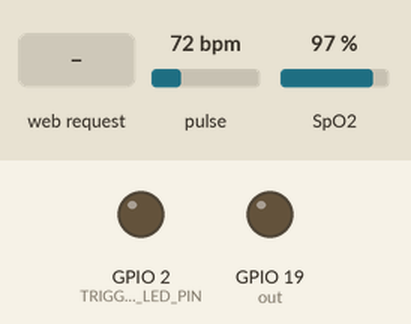
The sketch below on a simulated ESP32. On the bench: output pins drawn as LEDs (lit = HIGH). The inputs (shaded band) are chosen by the test bench; at power-on: pulse 72 bpm, SpO2 97 %. WiFi joins after 1.5 s; servers stay silent unless stated; what the sketch prints to the serial monitor is not drawn.

Above: at 2.7 s.
2.8 s: HTTP request GET /trigger received
At 3.4 s:
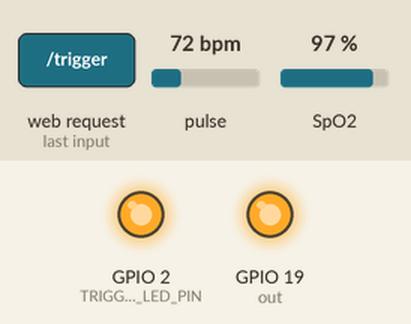
Timing chart, 0 to 7.3 s (numbered marks = the images above; inputs shaded):
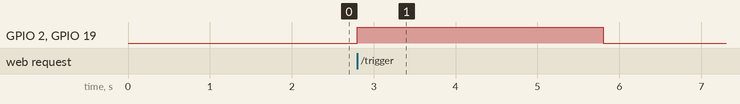

Measured:
- after the input at 2.8 s, GPIO 2 (TRIGGER_LED_PIN), GPIO 19 (out): LOW → HIGH at once, → LOW 3.0 s later

The sketch:

RCP2507005.ino.ino
```cpp
#include <WiFi.h>
#include <WebServer.h>
#include <Wire.h>
#include "MAX30100_PulseOximeter.h"

#define REPORTING_PERIOD_MS 1000
#define TRIGGER_LED_PIN 2  // Onboard LED (adjust if needed)
#define out 19  // Onboard LED (adjust if needed)

PulseOximeter pox;
uint32_t tsLastReport = 0;
WebServer server(80);

const char* ssid = "abcde";
const char* password = "123456789";

// Trigger state
bool triggered = false;
unsigned long triggerTime = 0;

// === HTML with Trigger Notification ===
String getHTML(float bpm, float spo2, bool triggered) {
  String alert = triggered ? "<p style='color:red;font-size:2em;'>⚠️ Triggered!</p>" : "";

  String html = R"====(
<!DOCTYPE html>
<html>
<head>
  <meta name='viewport' content='width=device-width, initial-scale=1'>
  <title>MAX30100 Monitor</title>
  <style>
    body {
      font-family: Arial, sans-serif;
      text-align: center;
      background-color: #f8f8f8;
    }
    h2 {
      background-color: #4CAF50;
      color: white;
      padding: 20px;
      font-size: 2.5em;
    }
    .box {
      margin: 40px auto;
      padding: 30px;
      border-radius: 12px;
      background: white;
      box-shadow: 0 4px 12px rgba(0, 0, 0, 0.1);
      max-width: 90%;
    }
    h3 {
      font-size: 2.5em;
      margin: 20px 0;
    }
    span {
      font-weight: bold;
      font-size: 2.5em;
      color: #333;
    }
    .alert {
      margin-top: 20px;
    }
  </style>
  <script>
    setInterval(() => {
      fetch('/data')
        .then(r => r.json())
        .then(d => {
          document.getElementById('bpm').innerText = d.bpm;
          document.getElementById('spo2').innerText = d.spo2;
          document.getElementById('alert').innerHTML = d.triggered ? "⚠️ Triggered!" : "";
        });
    }, 1000);
  </script>
</head>
<body>
  <h2>MAX30100 Monitor</h2>
  <div class='box'>
    <h3>BPM: <span id='bpm'>--</span></h3>
    <h3>SpO₂: <span id='spo2'>--</span></h3>
    <div class='alert'><p id='alert'></p></div>
  </div>
</body>
</html>
)====";

  return html;
}

float bpm = 0.0, spo2 = 0.0;

void setup() {
  Serial.begin(115200);

  pinMode(TRIGGER_LED_PIN, OUTPUT);
    pinMode(out, OUTPUT);

  digitalWrite(TRIGGER_LED_PIN, LOW);

  WiFi.begin(ssid, password);
  Serial.print("Connecting to WiFi");
  while (WiFi.status() != WL_CONNECTED) {
    delay(500);
    Serial.print(".");
  }
  Serial.println("\nWiFi connected.");
  Serial.print("Receiver IP address: ");
  Serial.println(WiFi.localIP());

  Wire.begin();

  if (!pox.begin()) {
    Serial.println("FAILED to initialize MAX30100");
    while (1);
  }
  pox.setIRLedCurrent(MAX30100_LED_CURR_7_6MA);

  server.on("/", []() {
    server.send(200, "text/html", getHTML(bpm, spo2, triggered));
  });

  server.on("/data", []() {
    String json = "{\"bpm\":" + String(bpm, 1) +
                  ",\"spo2\":" + String(spo2, 1) +
                  ",\"triggered\":" + String(triggered ? "true" : "false") + "}";
    server.send(200, "application/json", json);
  });

  server.on("/trigger", []() {
    Serial.println("📩 Trigger signal received from ESP32-CAM");
    triggered = true;
    triggerTime = millis();
    digitalWrite(TRIGGER_LED_PIN, HIGH);
        digitalWrite(out, HIGH);

    server.send(200, "text/plain", "Signal received");
  });

  server.begin();
  Serial.println("Web server started");
}

void loop() {
  server.handleClient();
  pox.update();

  if (millis() - tsLastReport > REPORTING_PERIOD_MS) {
    bpm = pox.getHeartRate();
    spo2 = pox.getSpO2();
    tsLastReport = millis();
    Serial.printf("BPM: %.1f | SpO2: %.1f\n", bpm, spo2);
  }

  // Auto-reset trigger after 3 seconds
  if (triggered && millis() - triggerTime > 3000) {
    triggered = false;
    digitalWrite(TRIGGER_LED_PIN, LOW);
        digitalWrite(out, LOW);

    Serial.println("Trigger reset");
  }
}
```
